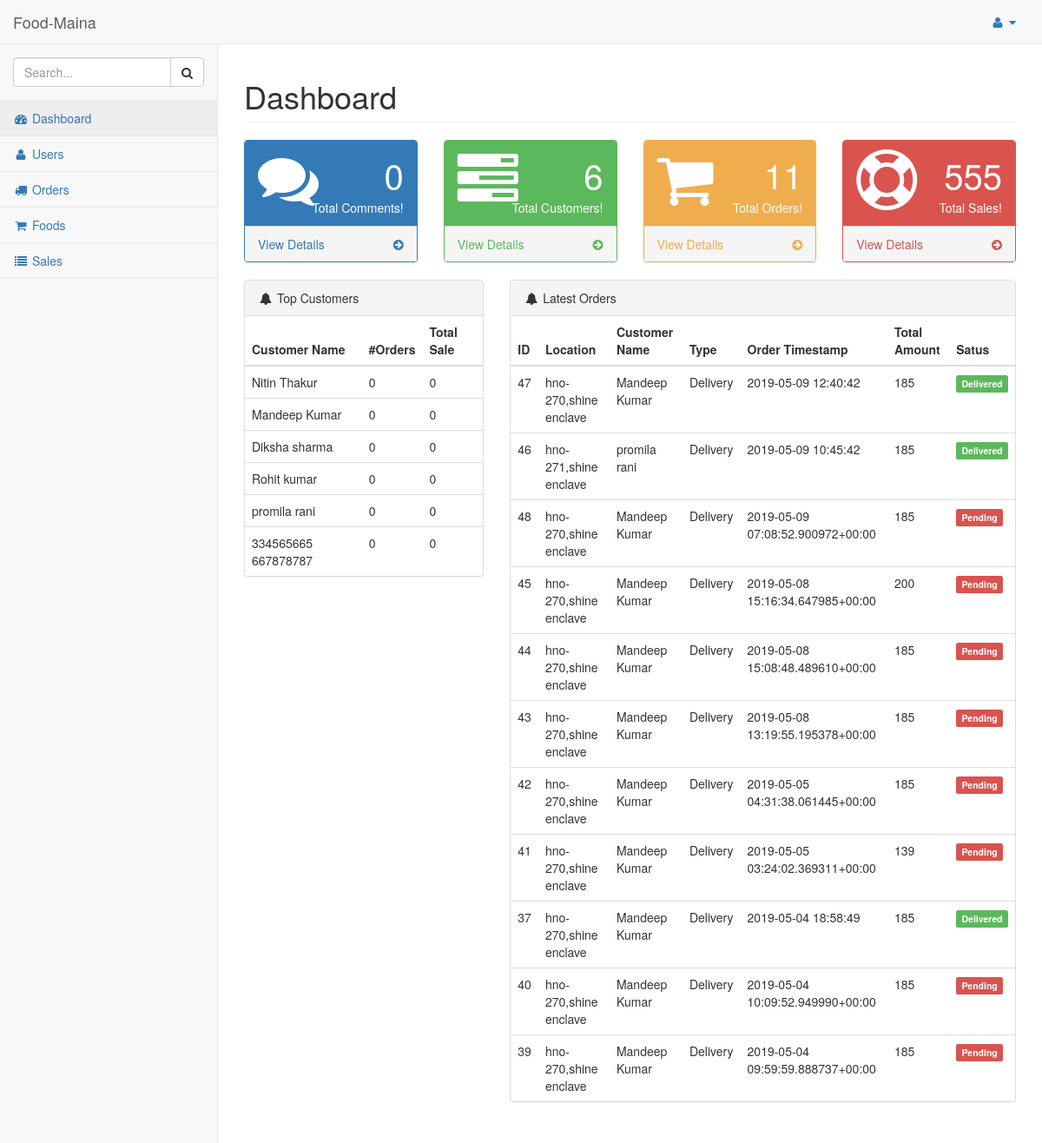
The page /dashboard/admin/ (signed in) on the database its author committed.
### hotel/models.py (models this page shows, shortened)
class Customer(models.Model):
    pending = 'Pending'
    verified = 'Verified'
    STATUS = (
        (pending,pending),
        (verified,verified),
    )
    customer = models.ForeignKey(User, on_delete=models.CASCADE)
    address = models.TextField()
    contact = models.CharField(max_length = 10)
    orders = models.IntegerField(default=0)
    total_sale = models.IntegerField(default=0)

class Order(models.Model):
    pending = 'Pending'
    completed = 'Completed'
    STATUS = (
        (pending,pending),
        (completed,completed),
    )
    cod = 'Cash On Delivery'
    card = 'Card Payment'
    upi = 'UPI Payment'
    PAYMENT = (
        (cod,cod),
        (card,card),
        (upi,upi),
    )
    pickup = 'PickUp'
    delivery = 'Delivery'
    TYPE = (
        (pickup, pickup),
        (delivery, delivery),
    )
    customer = models.ForeignKey(Customer,on_delete=models.CASCADE)
    order_timestamp = models.CharField(max_length=100, blank=True)
    delivery_timestamp = models.CharField(max_length=100, blank=True)
    payment_status = models.CharField(max_length = 100, choices = STATUS)
    delivery_status = models.CharField(max_length = 100, choices = STATUS)
    if_cancelled = models.BooleanField(default = False)
    total_amount = models.IntegerField()
    payment_method = models.CharField(max_length = 100, choices = PAYMENT)
    location = models.CharField(max_length=200, blank=True, null=True)
    delivery_boy = models.ForeignKey(Staff,on_delete=models.CASCADE, null=True, blank=True)

### hotel/views.py (the view)
# urls.py: url(r'^dashboard/admin/$', views.dashboard_admin, name='dashboard_admin'),
@login_required
@staff_member_required
def dashboard_admin(request):
    comments = Comment.objects.count()
    orders = Order.objects.count()
    customers = Customer.objects.count()
    completed_orders = Order.objects.filter(payment_status="Completed")
    top_customers = Customer.objects.filter().order_by('-total_sale')
    latest_orders = Order.objects.filter().order_by('-order_timestamp')
    datas = Data.objects.filter().order_by('date')
    sales = 0
    for order in completed_orders:
        sales += order.total_amount
    context = {
        'comments':comments,
        'orders':orders,
        'customers':customers,
        'sales':sales,
        'top_customers': top_customers,
        'latest_orders':latest_orders,
        'datas':datas,
    }
    return render(request, 'admin_temp/index.html', context)

### hotel/templates/admin_temp/index.html (shortened to what this page needs)
{% load staticfiles %}
{% include "includes/base.html" %}
{% include "includes/navbarheader.html" %}
{% include "includes/navtop.html" %}
{% include "includes/sidemenu.html" %}
</nav>
<div id="page-wrapper">
    <div class="row">
        <div class="col-lg-12">
            <h1 class="page-header">Dashboard</h1>
        </div>
    </div>
    <div class="row">
        <div class="col-lg-3 col-md-6">
            <div class="panel panel-primary">
                <div class="panel-heading">
                    <div class="row">
                        <div class="col-xs-3">
                            <i class="fa fa-comments fa-5x"></i>
                        </div>
                        <div class="col-xs-9 text-right">
                            <div class="huge">{{comments}}</div>
                            <div>Total Comments!</div>
                        </div>
                    </div>
                </div>
                <a href="#">
                    <div class="panel-footer">
                        <span class="pull-left">View Details</span>
                        <span class="pull-right">
                            <i class="fa fa-arrow-circle-right"></i>
                        </span>
                        <div class="clearfix"></div>
                    </div>
                </a>
            </div>
        </div>
        <div class="col-lg-3 col-md-6">
            <div class="panel panel-green">
                <div class="panel-heading">
                    <div class="row">
                        <div class="col-xs-3">
                            <i class="fa fa-tasks fa-5x"></i>
                        </div>
                        <div class="col-xs-9 text-right">
                            <div class="huge">{{customers}}</div>
                            <div>Total Customers!</div>
                        </div>
                    </div>
                </div>
                <a href="{% url 'hotel:users_admin' %}">
                    <div class="panel-footer">
                        <span class="pull-left">View Details</span>
                        <span class="pull-right">
                            <i class="fa fa-arrow-circle-right"></i>
                        </span>
                        <div class="clearfix"></div>
                    </div>
                </a>
            </div>
        </div>
        <div class="col-lg-3 col-md-6">
            <div class="panel panel-yellow">
                <div class="panel-heading">
                    <div class="row">
                        <div class="col-xs-3">
                            <i class="fa fa-shopping-cart fa-5x"></i>
                        </div>
                        <div class="col-xs-9 text-right">
                            <div class="huge">{{orders}}</div>
                            <div>Total Orders!</div>
                        </div>
                    </div>
                </div>
                <a href="{% url 'hotel:orders_admin' %}">
                    <div class="panel-footer">
                        <span class="pull-left">View Details</span>
                        <span class="pull-right">
                            <i class="fa fa-arrow-circle-right"></i>
                        </span>
                        <div class="clearfix"></div>
                    </div>
                </a>
            </div>
        </div>
        <div class="col-lg-3 col-md-6">
            <div class="panel panel-red">
                <div class="panel-heading">
                    <div class="row">
                        <div class="col-xs-3">
                            <i class="fa fa-support fa-5x"></i>
                        </div>
                        <div class="col-xs-9 text-right">
                            <div class="huge">{{sales}}</div>
                            <div>Total Sales!</div>
                        </div>
                    </div>
                </div>
                <a href="{% url 'hotel:sales_admin' %}">
                    <div class="panel-footer">
                        <span class="pull-left">View Details</span>
                        <span class="pull-right">
                            <i class="fa fa-arrow-circle-right"></i>
                        </span>
                        <div class="clearfix"></div>
                    </div>
                </a>
            </div>
        </div>
    </div>
            <div class="row">
                <div class="col-lg-4">
                    <div class="panel panel-default">
                        <div class="panel-heading">
                            <i class="fa fa-bell fa-fw"></i> Top Customers
                        </div>
                        <table class="table">
                          <thead>
                            <tr>
                              <th scope="col">Customer Name</th>
                              <th scope="col">#Orders</th>
                              <th scope="col">Total Sale</th>
                            </tr>
                          </thead>
                          <tbody>
                            {% for customer in top_customers %}
                            <tr>
                              <td>{{customer.customer.first_name}} {{customer.customer.last_name}}</td>
                              <td>{{customer.orders}}</td>
                              <td>{{customer.total_sale}}</td>
                            </tr>
                            {% endfor %}
                          </tbody>
                        </table>
                    </div>
                </div>
                <div class="col-lg-8">
                    <div class="panel panel-default">
                        <div class="panel-heading">
                            <i class="fa fa-bell fa-fw"></i> Latest Orders
                        </div>
                        <table class="table">
                          <thead>
                            <tr>
                              <th scope="col">ID</th>
                              <th scope="col">Location</th>
                              <th scope="col">Customer Name</th>
                              <th scope="col">Type</th>
                              <th scope="col">Order Timestamp</th>
                              <th scope="col">Total Amount</th>
                              <th scope="col">Satus</th>
                            </tr>
                          </thead>
                          <tbody>
                            {% for order in latest_orders %}
                            <tr>
                              <td>{{order.id}}</td>
                              <td>{{order.location}}</td>
                              <td>{{order.customer.customer.first_name}} {{order.customer.customer.last_name}}</td>
                              <td>Delivery</td>
                              <td>{{order.order_timestamp}}</td>
                              <td>{{order.total_amount}}</td>
                              <td>
                                  {% if order.delivery_status == "Completed" %}
                                    <span class="label label-success">Delivered</span>
                                  {% elif order.delivery_status == "Processing" %}
                                    <span class="label label-warning">Processing</span>
                                  {% else %}
                                    <span class="label label-danger">Pending</span>
                                  {% endif %}
                              </td>
                            </tr>
                            {% endfor %}
                          </tbody>
                        </table>
                    </div>
                </div>
            </div>
            <div id="chart_div" style="width: 100%; height: 500px;"></div>
        </div>
    </div>
{% include "includes/scripts.html" %}

### rows shown on the page
Customer: customer.first_name "Nitin", customer.last_name "Thakur", orders "0", total_sale "0"
Customer: customer.first_name "Mandeep", customer.last_name "Kumar", orders "0", total_sale "0"
Customer: customer.first_name "Diksha", customer.last_name "sharma", orders "0", total_sale "0"
Customer: customer.first_name "Rohit", customer.last_name "kumar", orders "0", total_sale "0"
Customer: customer.first_name "promila", customer.last_name "rani", orders "0", total_sale "0"
Customer: customer.first_name "334565665", customer.last_name "667878787", orders "0", total_sale "0"
Order: id "47", location "hno-270,shine enclave", customer.customer.first_name "Mandeep", customer.customer.last_name "Kumar", order_timestamp "2019-05-09 12:40:42", total_amount "185", delivery_status "Delivered"
Order: id "46", location "hno-271,shine enclave", customer.customer.first_name "promila", customer.customer.last_name "rani", order_timestamp "2019-05-09 10:45:42", total_amount "185", delivery_status "Delivered"
Order: id "48", location "hno-270,shine enclave", customer.customer.first_name "Mandeep", customer.customer.last_name "Kumar", order_timestamp "2019-05-09 07:08:52.900972+00:00", total_amount "185", delivery_status "Pending"
Order: id "45", location "hno-270,shine enclave", customer.customer.first_name "Mandeep", customer.customer.last_name "Kumar", order_timestamp "2019-05-08 15:16:34.647985+00:00", total_amount "200", delivery_status "Pending"
Order: id "44", location "hno-270,shine enclave", customer.customer.first_name "Mandeep", customer.customer.last_name "Kumar", order_timestamp "2019-05-08 15:08:48.489610+00:00", total_amount "185", delivery_status "Pending"
Order: id "43", location "hno-270,shine enclave", customer.customer.first_name "Mandeep", customer.customer.last_name "Kumar", order_timestamp "2019-05-08 13:19:55.195378+00:00", total_amount "185", delivery_status "Pending"
Order: id "42", location "hno-270,shine enclave", customer.customer.first_name "Mandeep", customer.customer.last_name "Kumar", order_timestamp "2019-05-05 04:31:38.061445+00:00", total_amount "185", delivery_status "Pending"
Order: id "41", location "hno-270,shine enclave", customer.customer.first_name "Mandeep", customer.customer.last_name "Kumar", order_timestamp "2019-05-05 03:24:02.369311+00:00", total_amount "139", delivery_status "Pending"
Order: id "37", location "hno-270,shine enclave", customer.customer.first_name "Mandeep", customer.customer.last_name "Kumar", order_timestamp "2019-05-04 18:58:49", total_amount "185", delivery_status "Delivered"
Order: id "40", location "hno-270,shine enclave", customer.customer.first_name "Mandeep", customer.customer.last_name "Kumar", order_timestamp "2019-05-04 10:09:52.949990+00:00", total_amount "185", delivery_status "Pending"
Order: id "39", location "hno-270,shine enclave", customer.customer.first_name "Mandeep", customer.customer.last_name "Kumar", order_timestamp "2019-05-04 09:59:59.888737+00:00", total_amount "185", delivery_status "Pending"

### other values the page prints
{{ comments }} "0"
{{ customers }} "6"
{{ orders }} "11"
{{ sales }} "555"
